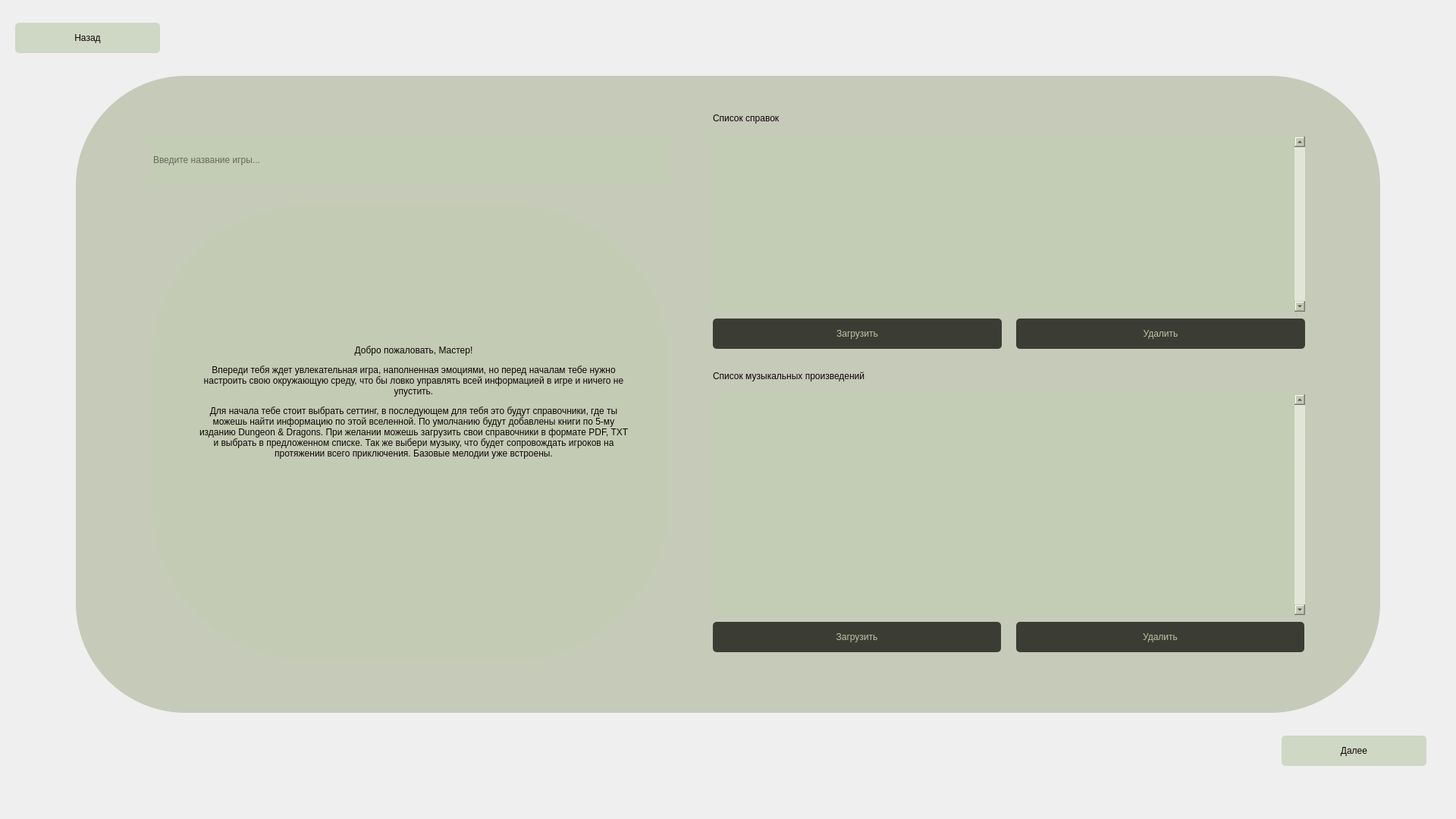
<?xml version="1.0" encoding="UTF-8"?>
<ui version="4.0">
 <class>Form1</class>
 <widget class="QWidget" name="Form1">
  <property name="geometry">
   <rect>
    <x>0</x>
    <y>0</y>
    <width>1920</width>
    <height>1080</height>
   </rect>
  </property>
  <property name="windowTitle">
   <string>Form</string>
  </property>
  <widget class="QLabel" name="label">
   <property name="geometry">
    <rect>
     <x>0</x>
     <y>0</y>
     <width>1920</width>
     <height>1080</height>
    </rect>
   </property>
   <property name="styleSheet">
    <string notr="true">border-image: url(&quot;/home/dis/Документы/sharag/sh3_2/мдк 02/kod/dnd/picture/forest5.jpg&quot;) 0 0 0 0 stretch stretch</string>
   </property>
   <property name="text">
    <string/>
   </property>
  </widget>
  <widget class="QLabel" name="label_2">
   <property name="geometry">
    <rect>
     <x>100</x>
     <y>100</y>
     <width>1720</width>
     <height>840</height>
    </rect>
   </property>
   <property name="styleSheet">
    <string notr="true">/*background-color: rgba(241, 243, 181, 55);*/
background-color: rgba(99, 113, 54, 75);
border-radius: 145px;</string>
   </property>
   <property name="text">
    <string/>
   </property>
  </widget>
  <widget class="QLabel" name="label_3">
   <property name="geometry">
    <rect>
     <x>200</x>
     <y>270</y>
     <width>681</width>
     <height>601</height>
    </rect>
   </property>
   <property name="styleSheet">
    <string notr="true">
color: rgb(14, 4, 5);
font: 500 italic 18pt &quot;Z003 [urw]&quot;;
background-color: rgba(193, 204, 178, 125);
border-radius: 205px;
opacity: 0.5;</string>
   </property>
   <property name="text">
    <string>&lt;html&gt;&lt;head/&gt;&lt;body&gt;&lt;p align=&quot;justify&quot;&gt;&lt;br/&gt;&lt;/p&gt;&lt;/body&gt;&lt;/html&gt;</string>
   </property>
   <property name="textFormat">
    <enum>Qt::TextFormat::AutoText</enum>
   </property>
   <property name="scaledContents">
    <bool>false</bool>
   </property>
   <property name="wordWrap">
    <bool>true</bool>
   </property>
  </widget>
  <widget class="QPushButton" name="ptm_del_musik">
   <property name="geometry">
    <rect>
     <x>1340</x>
     <y>820</y>
     <width>380</width>
     <height>40</height>
    </rect>
   </property>
   <property name="styleSheet">
    <string notr="true">color: rgb(188, 197, 163);
font: 500 italic 20pt &quot;Z003 [urw]&quot;;
background-color: rgba(21, 22, 17,200);
border-radius: 5px;
opacity: 0.5;</string>
   </property>
   <property name="text">
    <string>Удалить</string>
   </property>
  </widget>
  <widget class="QPushButton" name="btm_add_musik">
   <property name="geometry">
    <rect>
     <x>940</x>
     <y>820</y>
     <width>380</width>
     <height>40</height>
    </rect>
   </property>
   <property name="styleSheet">
    <string notr="true">color: rgb(188, 197, 163);
font: 500 italic 20pt &quot;Z003 [urw]&quot;;
background-color: rgba(21, 22, 17,200);
border-radius: 5px;
opacity: 0.5;</string>
   </property>
   <property name="text">
    <string>Загрузить</string>
   </property>
  </widget>
  <widget class="QListWidget" name="list_musik">
   <property name="geometry">
    <rect>
     <x>940</x>
     <y>520</y>
     <width>781</width>
     <height>291</height>
    </rect>
   </property>
   <property name="styleSheet">
    <string notr="true">color: rgb(14, 4, 5);
font: 500 italic 14pt &quot;Z003 [urw]&quot;;
background-color: rgba(193, 204, 178, 195);
border-radius: 5px;
opacity: 0.5;</string>
   </property>
   <property name="verticalScrollBarPolicy">
    <enum>Qt::ScrollBarPolicy::ScrollBarAlwaysOn</enum>
   </property>
  </widget>
  <widget class="QPushButton" name="btm_del_seting">
   <property name="geometry">
    <rect>
     <x>1340</x>
     <y>420</y>
     <width>381</width>
     <height>40</height>
    </rect>
   </property>
   <property name="styleSheet">
    <string notr="true">color: rgb(188, 197, 163);
font: 500 italic 20pt &quot;Z003 [urw]&quot;;
background-color: rgba(21, 22, 17,200);
border-radius: 5px;
opacity: 0.5;</string>
   </property>
   <property name="text">
    <string>Удалить</string>
   </property>
  </widget>
  <widget class="QPushButton" name="btm_add_srtting">
   <property name="geometry">
    <rect>
     <x>940</x>
     <y>420</y>
     <width>381</width>
     <height>40</height>
    </rect>
   </property>
   <property name="styleSheet">
    <string notr="true">color: rgb(188, 197, 163);
font: 500 italic 20pt &quot;Z003 [urw]&quot;;
background-color: rgba(21, 22, 17,200);
border-radius: 5px;
opacity: 0.5;</string>
   </property>
   <property name="text">
    <string>Загрузить</string>
   </property>
  </widget>
  <widget class="QListWidget" name="list_seting">
   <property name="geometry">
    <rect>
     <x>940</x>
     <y>180</y>
     <width>781</width>
     <height>231</height>
    </rect>
   </property>
   <property name="styleSheet">
    <string notr="true">
color: rgb(14, 4, 5);
font: 500 italic 14pt &quot;Z003 [urw]&quot;;
background-color: rgba(193, 204, 178, 195);
border-radius: 205px;
opacity: 0.5;</string>
   </property>
   <property name="verticalScrollBarPolicy">
    <enum>Qt::ScrollBarPolicy::ScrollBarAlwaysOn</enum>
   </property>
  </widget>
  <widget class="QPushButton" name="btm_dalee">
   <property name="geometry">
    <rect>
     <x>1690</x>
     <y>970</y>
     <width>191</width>
     <height>40</height>
    </rect>
   </property>
   <property name="styleSheet">
    <string notr="true">color: rgb(14, 4, 5);
font: 500 italic 20pt &quot;Z003 [urw]&quot;;
background-color: rgba(193, 204, 178, 175);
border-radius: 5px;
opacity: 0.5;</string>
   </property>
   <property name="text">
    <string>Далее</string>
   </property>
  </widget>
  <widget class="QPushButton" name="btm_nazad">
   <property name="geometry">
    <rect>
     <x>20</x>
     <y>30</y>
     <width>191</width>
     <height>40</height>
    </rect>
   </property>
   <property name="styleSheet">
    <string notr="true">color: rgb(14, 4, 5);
font: 500 italic 20pt &quot;Z003 [urw]&quot;;
background-color: rgba(193, 204, 178, 175);
border-radius: 5px;
opacity: 0.5;</string>
   </property>
   <property name="text">
    <string>Назад</string>
   </property>
  </widget>
  <widget class="QLabel" name="label_4">
   <property name="geometry">
    <rect>
     <x>260</x>
     <y>210</y>
     <width>571</width>
     <height>641</height>
    </rect>
   </property>
   <property name="styleSheet">
    <string notr="true">
color: rgb(14, 4, 5);
font: 500 italic 18pt &quot;Z003 [urw]&quot;;
</string>
   </property>
   <property name="text">
    <string>&lt;html&gt;&lt;head/&gt;&lt;body&gt;&lt;p align=&quot;center&quot;&gt;Добро пожаловать, Мастер!&lt;/p&gt;&lt;p align=&quot;center&quot;&gt;Впереди тебя ждет увлекательная игра, наполненная эмоциями, но перед началам тебе нужно настроить свою окружающую среду, что бы ловко управлять всей информацией в игре и ничего не упустить.&lt;/p&gt;&lt;p align=&quot;center&quot;&gt;Для начала тебе стоит выбрать сеттинг, в последующем для тебя это будут справочники, где ты можешь найти информацию по этой вселенной. По умолчанию будут добавлены книги по 5-му изданию Dungeon &amp;amp; Dragons. При желании можешь загрузить свои справочники в формате PDF, TXT и выбрать в предложенном списке. Так же выбери музыку, что будет сопровождать игроков на протяжении всего приключения. Базовые мелодии уже встроены.&lt;/p&gt;&lt;/body&gt;&lt;/html&gt;</string>
   </property>
   <property name="scaledContents">
    <bool>true</bool>
   </property>
   <property name="wordWrap">
    <bool>true</bool>
   </property>
  </widget>
  <widget class="QLabel" name="label_5">
   <property name="geometry">
    <rect>
     <x>940</x>
     <y>140</y>
     <width>331</width>
     <height>31</height>
    </rect>
   </property>
   <property name="styleSheet">
    <string notr="true">
color: rgb(14, 4, 5);
font: 500 italic 18pt &quot;Z003 [urw]&quot;;
</string>
   </property>
   <property name="text">
    <string>Список справок</string>
   </property>
  </widget>
  <widget class="QLabel" name="label_6">
   <property name="geometry">
    <rect>
     <x>940</x>
     <y>480</y>
     <width>331</width>
     <height>31</height>
    </rect>
   </property>
   <property name="styleSheet">
    <string notr="true">
color: rgb(14, 4, 5);
font: 500 italic 18pt &quot;Z003 [urw]&quot;;
</string>
   </property>
   <property name="text">
    <string>Список музыкальных произведений</string>
   </property>
  </widget>
  <widget class="QLineEdit" name="lineEdit">
   <property name="geometry">
    <rect>
     <x>200</x>
     <y>180</y>
     <width>681</width>
     <height>61</height>
    </rect>
   </property>
   <property name="styleSheet">
    <string notr="true">
color: rgb(14, 4, 5);
font: 500 italic 20pt &quot;Z003 [urw]&quot;;
background-color: rgba(193, 204, 178, 195);
border-radius: 5px;
opacity: 0.5;</string>
   </property>
   <property name="placeholderText">
    <string>Введите название игры...</string>
   </property>
  </widget>
 </widget>
 <resources/>
 <connections/>
</ui>
